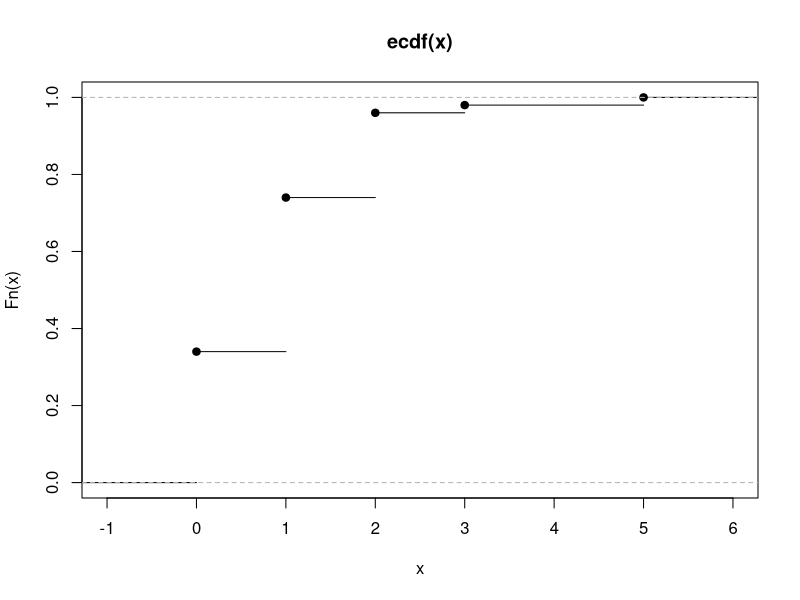
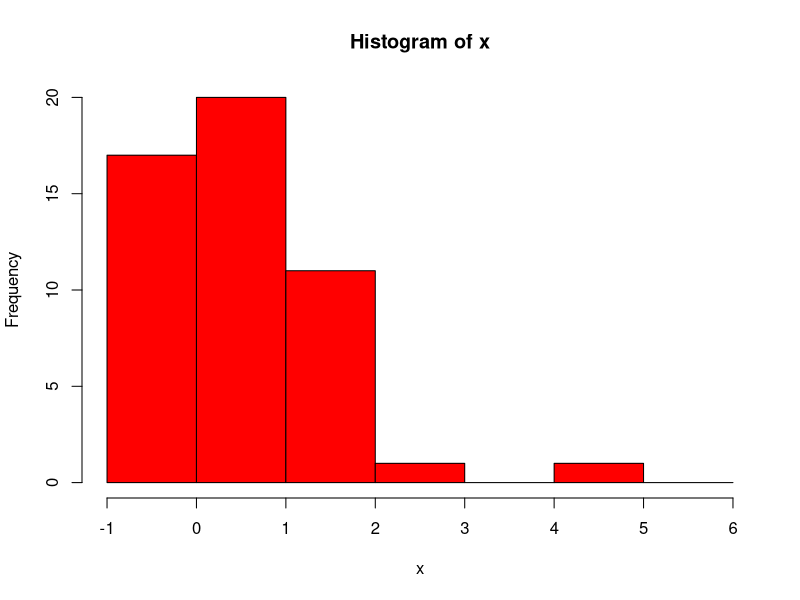
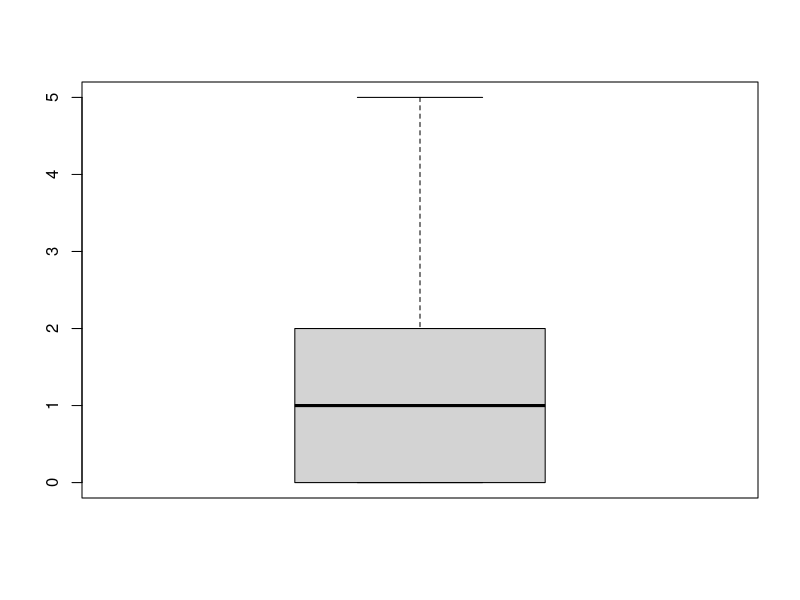

Generate these figures, in order, with R: (Note: this script raises an error after producing the figures.)
#Вариант 4.
###############################################################
###############################################################
# N. 1.
###############################################################
###############################################################

#Данные эксперимента
a1 = 0.01; a = 0.00; b = 1.40; l0 = 3.00; l1 = 1.00;
x<-c(0, 1, 1, 1, 0, 1, 0, 0, 0, 0, 2, 1, 2, 0, 2, 0, 1, 1, 0, 2, 1, 1, 1, 0, 1, 1, 2, 1, 2, 1, 2, 1, 2, 1, 2, 1, 0, 0, 1, 0, 2, 0, 0, 2, 0, 0, 1, 1, 3, 5);

################################################################
#а.1. Получим вариационный ряд
sort(x);

#a.2. Эмпириеская функция распределения, принимающая в точке x значение, 
#равное отношению числа наблюдений, меньших x, к общему числу наблюдений
empirical_function<-function(x,t){z<-x[x<t]; length(z)/length(x)};
#её график
plot(ecdf(x));

#a.3. Построим гистограмму частот от -1 до 6 с шагом 1.
#Значения попавшие на границу интерваловбудут отнесены в правый интервалл
hist(x,breaks=c(min(x-1):max(x+1)),freq=TRUE,right=TRUE,col="red");


################################################################
#b.1. Вычислим математическое ожидание
mean<-sum(x)/length(x); mean;

#b.2. Вычислим дисперсию
var<-sum(x^2)/length(x)-mean^2; var;

#b.3. Вычислим медиану
sqd<-sqrt(var);
#график 1-3
boxplot(x)

#b.4. Вычислим асимметрию
asm<-sum((x-mean)^3)/length(x)/var^(3/2); asm;

#b.5. Вычислим эксцесс
exc<-sum((x-mean)^4)/length(x)/var^2-3; exc;

#b.6. Вычислим вероятность P(X принадлеж [a, b]
Pab<- length(x[a <= x & x <= b]) /  length(x); Pab;


################################################################
#Предположим, что исходные наблюдения являются выборкой из распределения Пуассона
#c.1. Построим оценку максимального правдоподбия параметра theta
library(fitdistrplus)
mle<-fitdist(x,"pois",method='mle', start = 1)
mle$estimate

#c.2. Построим оценку theta по методу моментов
mme<-fitdist(x,"pois",method='mme')
mme$estimate
estimate <- mme$estimate

#c.3. Найдем смещение оценок
estimate - mean;
#Оценка не смещенная!

################################################################
#d. Построить асимптотический доверительный интервал уровня значимости a1 для параметра
#l на базе ОМП
ACI<-array(dim=2);
#Для распределения Пуассона, информация фишера (для выборки)
I<-function(a){length(a)*1/a};
#находим доверит. интервалл из св-в состоятельности и асимпт. нормальности
ACI_delta<- qnorm(1-a1/2)/sqrt(I(estimate));
ACI[1]<-estimate-ACI_delta; ACI[2]<-estimate+ACI_delta; ACI

################################################################
#e.1. Используя гистограмму частот, построить критерий значимости Xi^2 проверки простой 
#гипотезы согласия с распределением Пуассона с параметром l0.

#e.2. Проверить гипотезу на уровне значимости a1.

#e.3. Вычислить наибольшее значение уровня значимости, на котором еще нет оснований отвергнуть данную гипотезу.


################################################################
#f.1. Построить критерий значимости Xi^2 проверки сложной гипотезы согласия с распределением Пуассона. 
#f.2. Проверить гипотезу на уровне значимости a1. Вычислить наибольшее значение уровня значимости, 
#на котором еще нет оснований отвергнуть данную гипотезу.


################################################################
#g.1. Построить наиболее мощный критерий проверки простой гипотезы пуассоновости с параметром l=l0, при альтернативе
#пуассоновости с параметром l=l1,

#g.2. Проверить гипотезу на уровне значимости a1. Что получается, если поменять местами основную и альтернативную гипотезы?


################################################################
